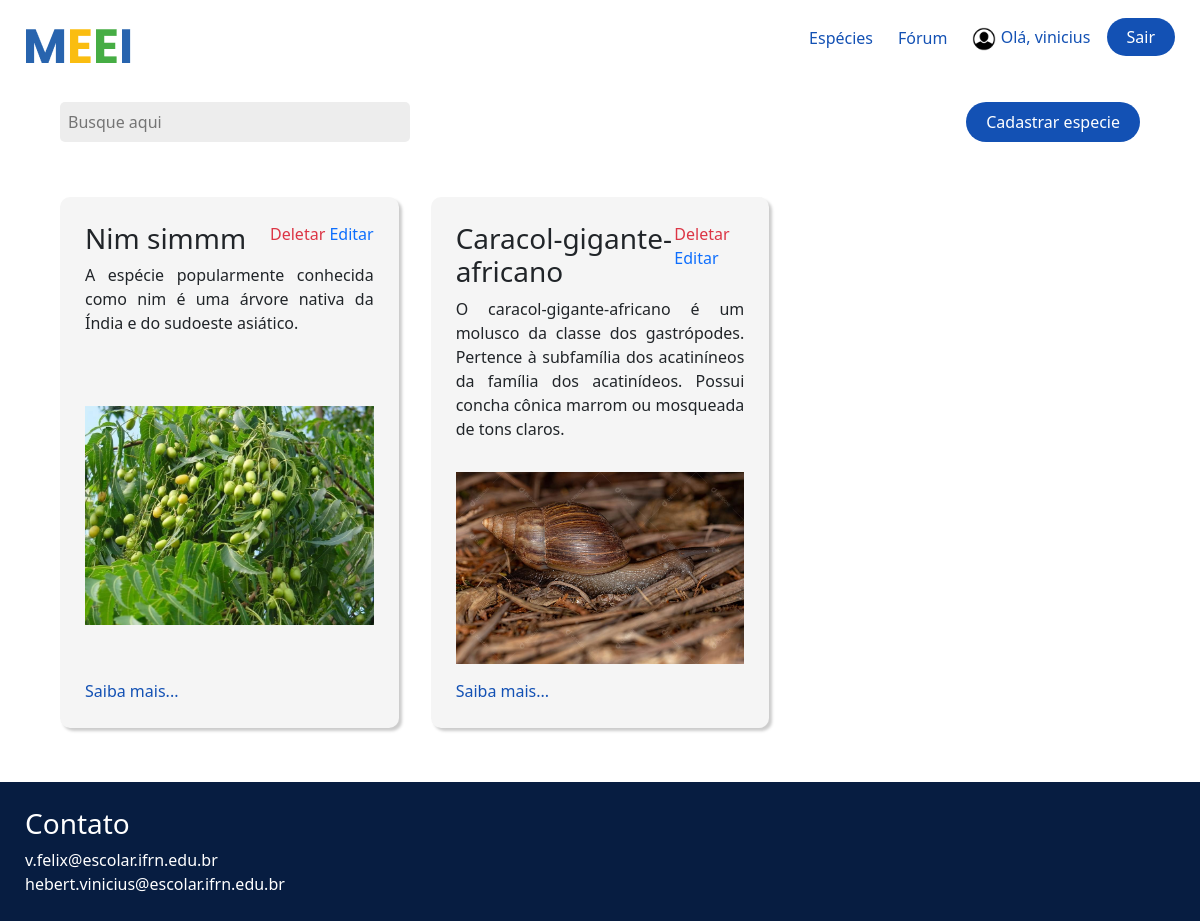
Screenshot of /especies/ (signed in) with the database file from the repository.
### especies/models.py (models this page shows, shortened)
class Especies(models.Model):
    nome_especie = models.CharField(max_length=150)
    imagem = models.ImageField(upload_to='especies/%y/%m/%d')
    introducao = models.TextField()
    origem = models.TextField()
    causa_efeito = models.TextField()
    prevencao = models.TextField()

### especies/views.py (the view)
# urls.py: path('', especies_listagem, name='listagem_especies'),
def especies_listagem(request):
    especies = Especies.objects.all()
    context = {'especies': especies}
    return render(request, 'especies/lista_especies.html', context)

### especies/templates/especies/lista_especies.html (shortened to what this page needs)
{% extends "global/base.html" %}
{% load static %}
{% block content %}
<div class="search-container justify-content-between">
  <input
  type="text"
  id="searchInput"
  placeholder="Busque aqui"
  oninput="filterCards()"
  />
  {% if request.user.is_superuser and request.user.is_staff %}
    <a class="lista-telas__entrar text-decoration-none" href="{% url 'cadastro_especie' %}">Cadastrar especie</a>
  {% endif %}
  </div>
  <section class="conteudo-especies">
    {% for i in especies %}
      <div class="conteudo-especies__especie">
        <div class="conteudo-especies__especie__texto">
          <div class="d-flex justify-content-between">
            <h3>{{ i.nome_especie }}</h3>
            {% if request.user.is_superuser %}
              <div class="">
                <a href="{% url 'exclusao_especies' i.id %}" class="text-danger text-decoration-none">Deletar</a>
                <a href="{% url 'edicao_especies' i.id  %}" class="text-primary text-decoration-none">Editar</a>
              </div>
            {% endif %}
          </div>
          <p>
            {{ i.introducao }}
          </p>
        </div>
        <img src="{{ i.imagem.url }}" alt="">
        <a href="{% url 'detalhe_especies' i.id %}" style="display: block; text-decoration: none;">Saiba mais...</a>
      </div>
    {% empty %}
      <h3>Não há especies cadastradas no momento</h3>
    {% endfor %}
</section>
{% endblock content %}

### templates/global/base.html (shortened to what this page needs)
{% load static %}
<!DOCTYPE html>
<html lang="pt-BR">
<head>
    <link rel="stylesheet" href="{% static 'noticias/css/style.css' %}">
    <link href="https://cdn.jsdelivr.net/npm/bootstrap@5.3.2/dist/css/bootstrap.min.css" rel="stylesheet">
</head>
<body>
    <header>
        <nav>
          <a href="{% url 'index' %}">
            <img src="{% static 'noticias/img/MEEI.png' %}" alt="MEEI" class="logo" />
          </a>
          <ul class="lista-telas">
            <li>
              <a class="lista-telas__especie text-decoration-none" href="{% url 'listagem_especies' %}"
                >Espécies</a
              >
            </li>
            <li>
              <a href="{% url 'forum' %}" class="lista-telas__especie text-decoration-none">Fórum</a>
            </li>
            <li>
              {% if request.user.is_authenticated %}
              <span class="lista-telas__especie text-decoration-none" style="padding-right: 12px" >
                <img
                  src="{% static 'noticias/img/icones/icone-usuario.png' %}"
                  alt="Icone Usuario"
                  style="width: 1.5rem;"
                />
                Olá, {{ request.user.username }}
              </span>
              <a class="lista-telas__entrar text-decoration-none" href="{% url 'logout' %}">Sair</a>
              {% else %}
                <a class="lista-telas__entrar text-decoration-none" href="{% url 'login' %}">Entrar</a>
              {% endif %}
            </li>
          </ul>
        </nav>
      </header>
      <main>
        {% block content %}
        {% endblock content %}
      </main>
      <footer>
        <h3>Contato</h3>
        <a href="mailto:v.felix@escolar.ifrn.edu.br"
            class="text-decoration-none"
          >v.felix@escolar.ifrn.edu.br</a
        >
        <a href="mailto:hebert.vinicius@escolar.ifrn.edu.br"
            class="text-decoration-none"
          >hebert.vinicius@escolar.ifrn.edu.br</a
        >
      </footer>
</body>
</html>

### noticias/static/noticias/css/style.css (style rules this page uses)
:root { --blue: #1351b4; --medium-blue: #0c326f; --dark-blue: #071d41; --grey: #ccc; }
* { margin: 0; padding: 0; box-sizing: border-box; }
body { font-family: "Poppins", sans-serif; min-height: 100vh; }
a { text-decoration: none; }
header { padding: 25px 25px 0; }
nav { display: flex; justify-content: space-between; align-items: center; }
.lista-telas__especie { color: var(--blue); }
.lista-telas__entrar { color: white; background-color: var(--blue); padding: 8px 20px; border-radius: 25px; }
.lista-telas { display: flex; align-items: center; justify-content: center; list-style: none; gap: 25px; }
main { min-height: calc(100vh - 100px); }
main > :not(.dados-estatisticos) { padding: 20px 60px; }
.conteudo-especies { display: grid; grid-template-columns: repeat(3, 1fr); place-content: center; gap: 32px; }
.conteudo-especies__especie { background-color: whitesmoke; border-radius: 10px; box-shadow: 3px 3px 3px var(--grey); padding: 25px; display: flex; flex-direction: column; gap: 15px; width: 100%; }
.conteudo-especies__especie img { width: 100%; height: 400px; object-fit: contain; flex: 1; }
.conteudo-especies__especie a { color: var(--blue); }
.conteudo-especies__especie__texto p { text-align: justify; }
.search-container { display: flex; justify-content: flex-end; margin-bottom: 15px; margin-top: 15px; }
#searchInput { width: 350px; }
input, select { border: none; background-color: #ededed; border-radius: 5px; font-family: "Poppins", sans-serif; padding: 8px; }
a { text-decoration: none; color: inherit; }
footer { background-color: var(--dark-blue); display: flex; flex-direction: column; padding: 25px; }
footer h3, footer a { color: white; }

### rows the page displays
Especies: nome_especie "Nim simmm", introducao "A espécie popularmente conhecida como nim é uma árvore nativa da Índia e do sudoeste asiático.", imagem (picture)
Especies: nome_especie "Caracol-gigante-africano", introducao "O caracol-gigante-africano é um molusco da classe dos gastrópodes. Pertence à subfamília dos acatiníneos da família dos acatinídeos. Possui concha cônica marrom ou mosqueada de tons claros.", imagem (picture)

### other values shown
{{ request.user.username }} "vinicius"
